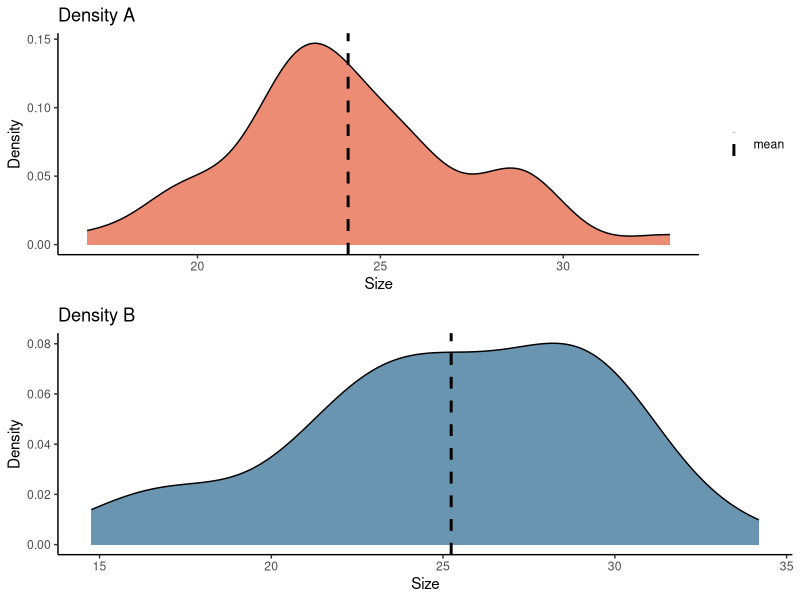
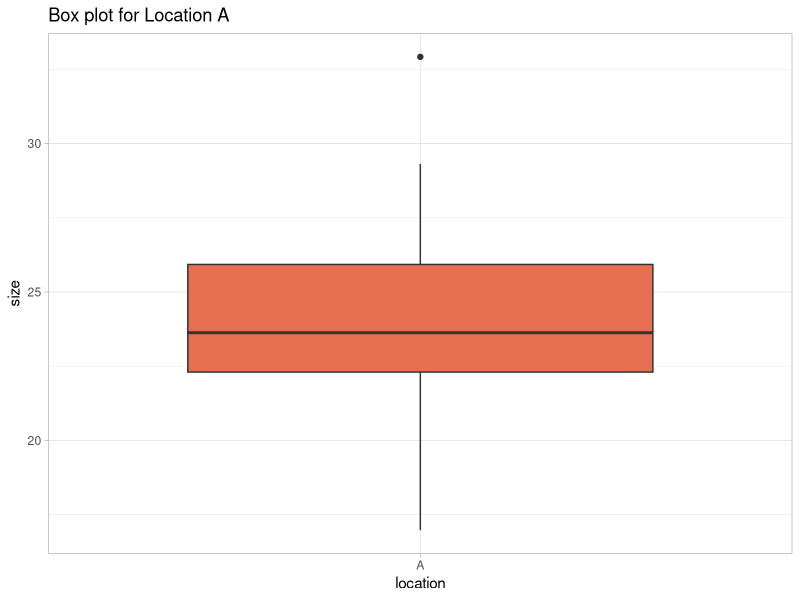
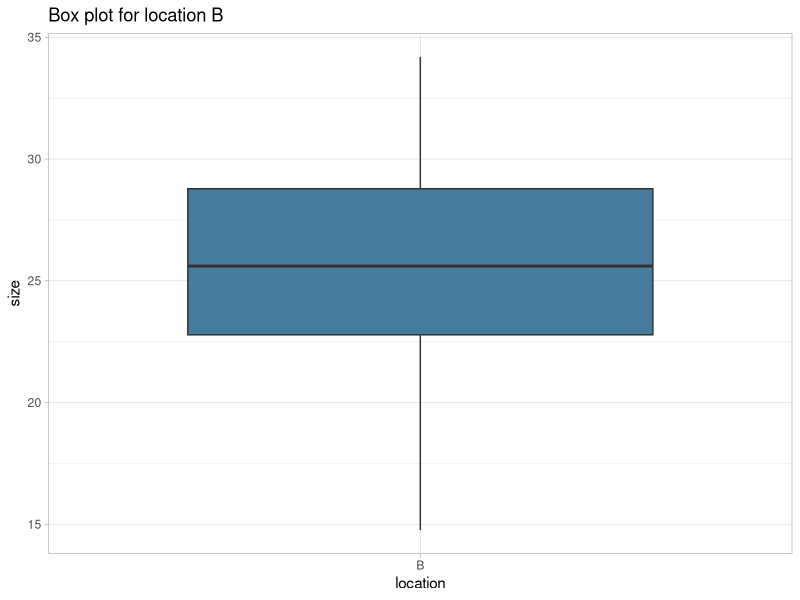
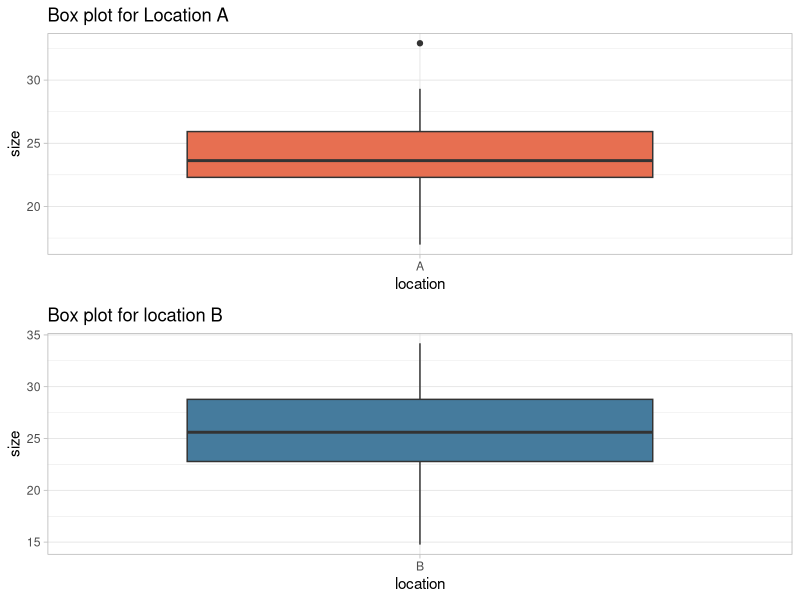

These figures' R source, in order:
## ---- chunk 1
library(tidyverse)
library(broom)
library(purrr)
library(cowplot)
## ---- chunk 2
# Load the `wings` dataset that contains the insect wing length measured in two different locations.
wings <- read_delim("wings.csv")
wings
## ---- chunk 3

# Brief summary of our dataset
# The variables under the `size` column are continuous - because they take real numbered values. The variables under the `location` column on the other hand are categorical.
## ---- chunk 4
# Before doing anything, we would like to have an idea of how much data we are dealing with: globally and per location. How many observations do we have per location?

wings %>%
  group_by(location) %>%
  summarise(n_obs = n())
## ---- chunk 5
# Now that we have an idea of how much data we are dealing with, let's represent the densities of our datasets graphically.
wings %>%
  filter(location == "A") %>%
  ggplot(aes(x = size)) +
  geom_density(fill = "#e76f51", alpha = 0.8) +
  theme_classic() +
  labs(title = "Density A",
       x = "Size",
       y = "Density") +
  geom_vline(aes(xintercept = mean(size), colour = "mean"), linetype = "dashed", size = 1) +
  theme(legend.title = element_blank()) +
  scale_color_manual(values = c(mean = "black")) -> plot_a
  
wings %>%
  filter(location == "B") %>%
  ggplot(aes(x = size)) +
  geom_density(fill = "#457b9d", alpha = 0.8) +
  theme_classic() +
  labs(title = "Density B",
       x = "Size",
       y = "Density") +
  geom_vline(aes(xintercept = mean(size)), linetype = "dashed", size = 1) -> plot_b

plot_grid(plot_a, plot_b, nrow = 2)
## ---- chunk 6
# To study the medians of the different locations, we can also use a box plot

wings %>%
  filter(location == "A") %>%
  ggplot(aes(x = location,
             y = size)) +
  geom_boxplot(fill = "#e76f51") +
  labs(title = "Box plot for Location A") +
  theme_light()
## ---- chunk 7
wings %>%
  filter(location == "B") %>%
  ggplot(aes(x = location,
             y = size)) +
  geom_boxplot(fill = "#457b9d") +
  labs(title = "Box plot for location B") +
  theme_light()
## ---- chunk 8
# Combining the two boxplots
bp1 <- wings %>%
  filter(location == "A") %>%
  ggplot(aes(x = location,
             y = size)) +
  geom_boxplot(fill = "#e76f51") +
  labs(title = "Box plot for Location A") +
  theme_light()

bp2 <- wings %>%
  filter(location == "B") %>%
  ggplot(aes(x = location,
             y = size)) +
  geom_boxplot(fill = "#457b9d") +
  labs(title = "Box plot for location B") +
  theme_light()

plot_grid(bp1, bp2, nrow = 2)
## ---- chunk 9
# Observing the box plots, we can see the medians of the two locations appear different.
## ---- chunk 10
# To test normality, I will use a shapiro test.
wings %>%
  nest_by(location) %>%
  mutate(norm_test = map(data, shapiro.test),
         tidied = tidy(norm_test)) %>%
  unnest(tidied)
## ---- chunk 11
# Observation: From the output of the result, the p-values are > 0.05 implying that the distributions of locations A and B are not significantly different from the normal distribution. We can assume there is strong evidence A and B follow the normal distribution.
## ---- chunk 12

wings %>%
  nest_by(location) %>%
  pivot_wider(names_from = location,
              values_from = data) %>%
  mutate(test = tidy(var.test(unlist(A), unlist(B)))) %>%
  unpack(test)

# Based on the p-value, we can conclude the variances are different between the 2 locations.

# The consequence for the t-test chosen is that we will conduct the test with a welch correction/adjustment.
## ---- chunk 13
# A simple manual test
wings %>%
  group_by(location) %>%
  summarise(variance = var(size),
            mean = mean(size))
## ---- chunk 14
# H_1 = The means of the two locations are equal.
# H_1 = The means of the two locations are unequal.
## ---- chunk 15
wings %>%
  nest_by(location) %>%
  pivot_wider(names_from = location,
              values_from = data) -> wings_long

t.test(Pair(unlist(A), unlist(B)) ~ 1, data = wings_long, var.equal = FALSE)
## ---- chunk 16
# CONCLUSION
# Judging from the result of our p-value, we can conclude there is a weak evidence that the means are unequal. This mean the means are not significantly different from each other.
